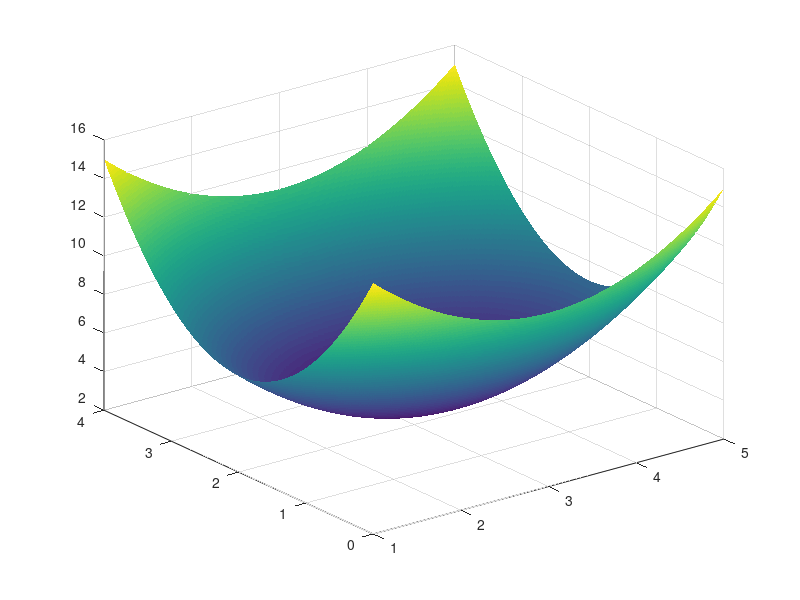

Here is the MATLAB script that generated this plot:
% Joseph Sepich
% Jan 21, 2020
function ps1()
    %%
    % Problem 1
    % Function
    disp('------------QUESTION 1-----------------')
    function out = z(x, y)
        out = x^2 + 2 * y^2 - 6 * x - 8 * y + 20;
    end
    
    % Question 1: Gradients
    % 1a x,y=1,1 gradient is (-4,-4)
    % 1b x,y=1,2 gradient is (-4,0) which is less magnitude
    % 1c x,y=3,2 gradient is (0,0)
    % 1d what is (3,2) gradient?
    [Y, X] = ndgrid(0:0.01:4, 1:0.01:5);
    Z = arrayfun(@(y,x) z(x,y), Y, X);
    surf(X, Y, Z, 'edgecolor', 'none');
    
    %%
    % Question 2: Convulation/Correlation
    % 2a Compute Convolution
    disp('------------ QUESTION 2-----------------')
    disp('First derivative convulution')
    pixels = [40, 50, 60, 80, 80, 80, 30];
    filter = [1, 0, -1];
    convu = zeros(1,5);
    for pixel = 1:length(pixels)
        if pixel == 1
            continue
        elseif pixel == length(pixels)
            break
        end
        convu(pixel-1) = sum(filter .* flip(pixels(pixel-1:pixel+1)));
    end
    disp(convu)
    
    % 2b would answer be different with cross correlation?
    disp('First derivative cross correlation')
    crossCorr = zeros(1,5);
    for pixel = 1:length(pixels)
        if pixel == 1
            continue
        elseif pixel == length(pixels)
            break
        end
        crossCorr(pixel-1) = sum(filter .* pixels(pixel-1:pixel+1));
    end
    disp(crossCorr)
    
    % 2c new filter
    disp('Laplace convulution')
    filter = [1 -2 1];
    convu = zeros(1,5);
    for pixel = 1:length(pixels)
        if pixel == 1
            continue
        elseif pixel == length(pixels)
            break
        end
        convu(pixel-1) = sum(filter .* flip(pixels(pixel-1:pixel+1)));
    end
    disp(convu)
    
    % 2d would previous be different with cross?
    disp('Laplace cross correlation')
    crossCorr = zeros(1,5);
    for pixel = 1:length(pixels)
        if pixel == 1
            continue
        elseif pixel == length(pixels)
            break
        end
        crossCorr(pixel-1) = sum(filter .* pixels(pixel-1:pixel+1));
    end
    disp(crossCorr)
    
    %%
    disp('------------ QUESTION 2E-----------------')
    disp('Zero padding Laplace')
    pixels = [0, 40, 50, 60, 80, 80, 80, 30, 0];
    filter = [1 -2 1];
    convu = zeros(1,5);
    for pixel = 2:length(pixels)
        if pixel == length(pixels)
            break
        end
        convu(pixel-1) = sum(filter .* pixels(pixel-1:pixel+1));
    end
    disp(convu)
    
    % Replication
    disp('Replication padding Laplace')
    pixels = [40, 40, 50, 60, 80, 80, 80, 30, 30];
    crossCorr = zeros(1,5);
    for pixel = 2:length(pixels)
        if pixel == length(pixels)
            break
        end
        crossCorr(pixel-1) = sum(filter .* pixels(pixel-1:pixel+1));
    end
    disp(crossCorr)
    
    % Reflection
    disp('Reflection Padding LaPlace')
    pixels = [40, 40, 50, 60, 80, 80, 80, 30, 30];
    convu = zeros(1,5);
    for pixel = 2:length(pixels)
        if pixel == length(pixels)
            break
        end
        convu(pixel-1) = sum(filter .* pixels(pixel-1:pixel+1));
    end
    disp(convu)
    
    % Wraparound
    disp('Wraparound Padding LaPlace')
    pixels = [30, 40, 50, 60, 80, 80, 80, 30, 40];
    crossCorr = zeros(1,5);
    for pixel = 2:length(pixels)
        if pixel == length(pixels)
            break
        end
        crossCorr(pixel-1) = sum(filter .* pixels(pixel-1:pixel+1));
    end
    disp(crossCorr)
    
    %%
    disp('------------ QUESTION 3-----------------')
    % 2D  Convolution
    disp('2D Convulution')
    filter_f = [1,-1,-1; 1,2,-1; 1,1,1];
    row_length = length(filter_f(:,1));
    col_length = length(filter_f(1,:));
    diff_r = (row_length - 1) / 2;
    diff_c = (col_length - 1) / 2;
    image_h = [0,0,0,0,0,0;
               0,2,2,2,3,0;
               0,2,1,3,3,0;
               0,2,2,1,2,0;
               0,1,3,2,2,0;
               0,0,0,0,0,0];
    convu = zeros(4,4);
    for r = 2:(length(image_h(1,:))-diff_r)
        for c = 2:(length(image_h(:,1))-diff_c)
            image_elem = image_h(r-diff_r:r+diff_r,c-diff_c:c+diff_c);
            filter = flipud(fliplr(filter_f));
            convu(r-1, c-1) = sum(sum(filter .* image_elem));
        end
    end
    disp(convu)
    
    %%
    disp('------------ QUESTION 4-----------------')
    % Computing Gradients
    % Problem: Used cross correlation with filter [1/2, 0, -1/2] instead of
    % convolution
    
    % 4a: The computed gradient is perpendicular to correct
    % False, the convuluted gradient will be parallel, but in the opposite
    % direction as the correlated gradient (left versus right)
    filter_r = [0.5, 0, -0.5];
    filter_c = [1;1;1];
    filter_2d = filter_c * filter_r;
    disp('Filter in 2D (Cross)');
    disp(filter_2d);
    disp('Filter in 2D (Convulution)');
    disp(flipud(fliplr(filter_2d)));
    
    % 4b - will point downhill instaed of uphill
    % true, the opposite direction
    
    % 4c - still have same local min/max
    % true, magnitude should remain the same
    
    % 4d - still have same magnitude
    % true
    
    %%
    disp('------------ QUESTION 5-----------------')
    % Use convulution, but wrong values
    % 5a - Computed gradient will be perpendicular
    disp('Right value filter')
    convu = zeros(4,4);
    for r = 2:(length(image_h(1,:))-diff_r)
        for c = 2:(length(image_h(:,1))-diff_c)
            image_elem = image_h(r-diff_r:r+diff_r,c-diff_c:c+diff_c);
            filter = flipud(fliplr(filter_2d));
            convu(r-1, c-1) = sum(sum(filter .* image_elem));
        end
    end
    disp(convu)
    filter_r2 = [1, 0, -1];
    filter_2d2 = filter_c * filter_r2 ;
    disp('Wrong value gradient filter');
    convu = zeros(4,4);
    for r = 2:(length(image_h(1,:))-diff_r)
        for c = 2:(length(image_h(:,1))-diff_c)
            image_elem = image_h(r-diff_r:r+diff_r,c-diff_c:c+diff_c);
            filter = flipud(fliplr(filter_2d2));
            convu(r-1, c-1) = sum(sum(filter .* image_elem));
        end
    end
    disp(convu)
end